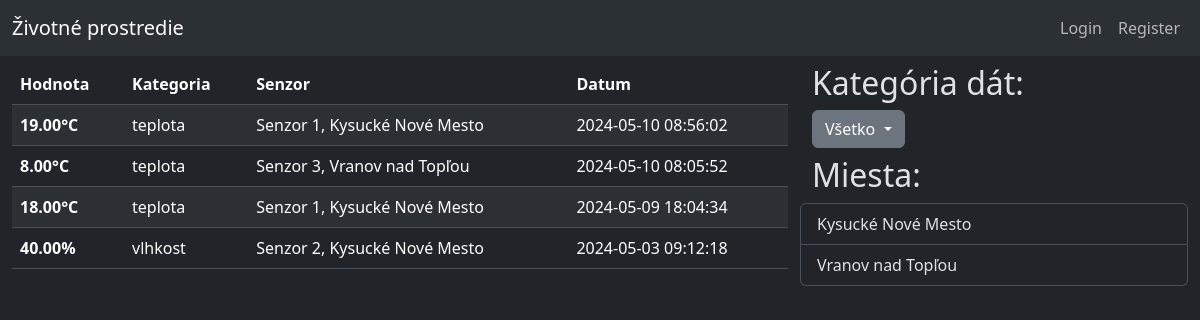
Before: / with the older database file.
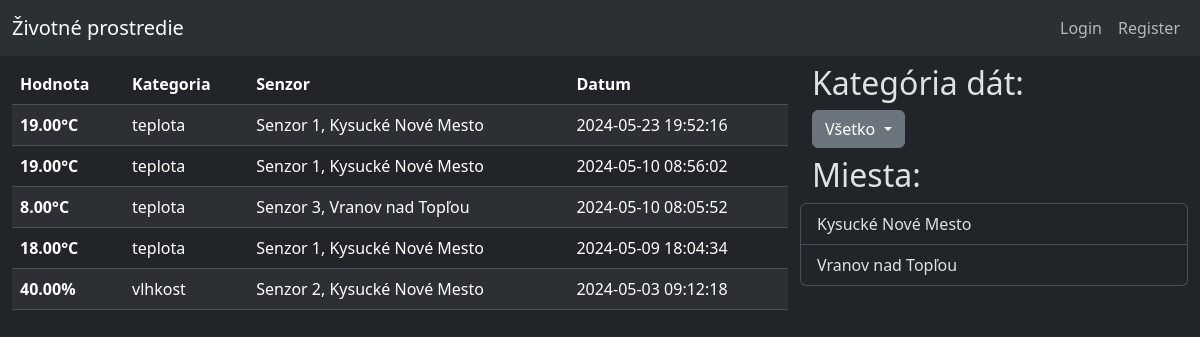
After: the same page with the newer database file.
### tables this page shows
CREATE TABLE `data` (
  `id` int(16) NOT NULL,
  `kategoria_id` int(5) NOT NULL,
  `hodnota` decimal(5,2) NOT NULL,
  `senzor_id` int(5) NOT NULL,
  `datum` datetime NOT NULL DEFAULT current_timestamp()
);

CREATE TABLE `kategoria` (
  `id` int(5) NOT NULL,
  `nazov` varchar(32) NOT NULL
);

CREATE TABLE `senzor` (
  `id` int(5) NOT NULL,
  `lokacia` varchar(64) NOT NULL,
  `posledny_update` datetime NOT NULL DEFAULT current_timestamp(),
  `vybavenie` varchar(32) NOT NULL
);

### functions.php (called while the page is built, shortened)
<?php
function jednotka($kategoria) {
    if($kategoria == "vlhkost")
    {
        return "%";
    }
    elseif($kategoria == "teplota")
    {
        return "°C";
    }
    else
    {
        return "";
    }
}

### index.php (the view, shortened to what this page needs)
<?php
    include("./connect.php");
    include("./functions.php");
?>
<!DOCTYPE html>
<html data-bs-theme="dark">
<head>
    <link href="https://cdn.jsdelivr.net/npm/bootstrap@5.3.3/dist/css/bootstrap.min.css" rel="stylesheet">
</head>
<body>
    <header><?php include_once("./header.php")?></header>
    <div class="container-xxl column-gap-3">
        <div class="row mt-2">
            <div class="col-8">
                <table class="table table-striped">
                    <thead>
                        <tr>
                            <th scope="col">Hodnota</th>
                            <th scope="col">Kategoria</th>
                            <th scope="col">Senzor</th>
                            <th scope="col">Datum</th>
                        </tr>
                    </thead>
                    <tbody>
                        <?php
                            if(isset($_GET["kategoria"])) {
                                $query = "
                                SELECT data.id, kategoria.nazov AS kategoria_nazov, data.hodnota, senzor.lokacia AS senzor_lokacia,senzor.vybavenie AS senzor_vybavenie, data.datum, data.senzor_id
                                FROM data
                                JOIN kategoria ON data.kategoria_id = kategoria.id
                                JOIN senzor ON data.senzor_id = senzor.id
                                WHERE kategoria.nazov = \"".$_GET["kategoria"]."\"
                                ORDER BY datum DESC;
                                ";
                            }
                            else {
                                $query = "
                                SELECT data.id, kategoria.nazov AS kategoria_nazov, data.hodnota, senzor.lokacia AS senzor_lokacia,senzor.vybavenie AS senzor_vybavenie, data.datum, data.senzor_id
                                FROM data
                                JOIN kategoria ON data.kategoria_id = kategoria.id
                                JOIN senzor ON data.senzor_id = senzor.id
                                ORDER BY datum DESC;
                                ";
                            }
                            $result = mysqli_query($conn, $query);
                            if (mysqli_num_rows($result) > 0)
                            {
                                while($row = mysqli_fetch_assoc($result))
                                {
                                    echo "<tr><th scope=\"row\">".$row["hodnota"]."".jednotka($row["kategoria_nazov"])."</th>
                                    <td>".$row["kategoria_nazov"]."</td>
                                    <td>Senzor ".$row["senzor_id"].", ".$row["senzor_lokacia"]."</td>
                                    <td>".$row["datum"]."</td></tr>";
                                }
                            }
                        ?>
                    </tbody>
                </table>
            </div>
            <div class="col-4">
                <div class="row mb-2">
                    <h2>Kategória dát:</h2>
                    <?php include("./dropdown_kategoria.php");?>
                </div>
                <div class="row mb-2">
                    <h2>Miesta:</h2>
                    <div class="list-group">
                        <?php
                            $query = "
                            SELECT *
                            FROM senzor
                            GROUP BY lokacia
                            ";
                            $result = mysqli_query($conn, $query);
                            if (mysqli_num_rows($result) > 0)
                            {
                                while($row = mysqli_fetch_assoc($result))
                                {
                                    echo "<a href=\"./lokalita_info.php?lokalita=".$row["lokacia"]."\" class=\"list-group-item list-group-item-action\">".$row["lokacia"]."</a>";
                                }
                            }
                        ?>
                    </div>
                </div>
            </div>
        </div>
    </div>
</body>
</html>

### header.php (shortened to what this page needs)
<nav class="navbar navbar-expand-lg bg-body-tertiary">
    <div class="container-fluid">
        <a class="navbar-brand" href="./">Životné prostredie</a>
        <?php
            if(isset($_SESSION["user_id"]) == "") {
                    echo "
                    <ul class=\"navbar-nav\">
                        <li class=\"nav-item\">
                            <a class=\"nav-link\" href=\"./login.php\">Login</a>
                        </li>
                        <li class=\"nav-item\">
                            <a class=\"nav-link\" href=\"./register.php\">Register</a>
                        </li>
                    </ul>
                ";
            }
        ?>
    </div>
</nav>

### dropdown_kategoria.php (shortened to what this page needs)
<div class="dropdown">
    <button class="btn btn-secondary dropdown-toggle" type="button" data-bs-toggle="dropdown" aria-expanded="false">
        <?php
            if(isset($_GET["kategoria"])) {
                echo $_GET["kategoria"];
            }
            else {
                echo "Všetko";
            }
        ?>
    </button>
</div>

Changed rows visible on the page:
added data: hodnota "19.00", kategoria.nazov "°C", kategoria.nazov "teplota", senzor "1", senzor.lokacia "Kysucké Nové Mesto", datum "2024-05-23 19:52:16"
